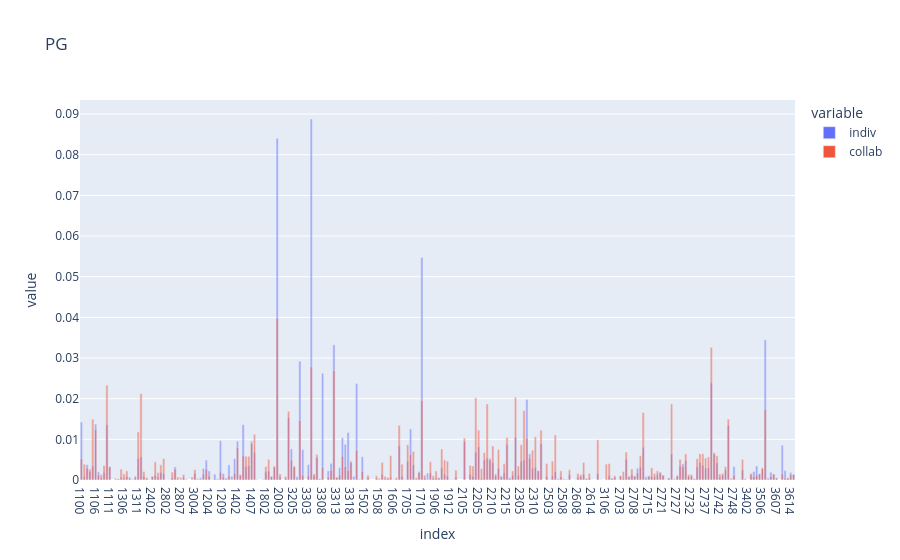

The cell this chart's notebook holds for it:
### Code cell
country = "PG"
df_profile_country = pd.concat([
    df_prob_indiv_roll.loc[country].to_frame("indiv"), df_prob_collab_roll.loc[country].to_frame("collab")
]).loc[sf_ordered]
px.bar(df_profile_country, x=df_profile_country.index, y=["indiv", "collab"], barmode="overlay", title=country)

### Figure 1 — Plotly figure (JSON) as saved in the notebook; plotly's stock layout.template omitted (floating-point values rounded to 4 significant figures; data arrays with more than 128 entries replaced by an {"elided": "..."} marker saying what was removed)
{"data": [{"hovertemplate": "variable=indiv<br>index=%{x}<br>value=%{y}<extra></extra>", "legendgroup": "indiv", "marker": {"color": "#636efa", "opacity": 0.5, "pattern": {"shape": ""}}, "name": "indiv", "orientation": "v", "showlegend": true, "textposition": "auto", "type": "bar", "x": {"elided": "504 str values"}, "xaxis": "x", "y": {"elided": "504 float values"}, "yaxis": "y"}, {"hovertemplate": "variable=collab<br>index=%{x}<br>value=%{y}<extra></extra>", "legendgroup": "collab", "marker": {"color": "#EF553B", "opacity": 0.5, "pattern": {"shape": ""}}, "name": "collab", "orientation": "v", "showlegend": true, "textposition": "auto", "type": "bar", "x": {"elided": "504 str values"}, "xaxis": "x", "y": {"elided": "504 float values"}, "yaxis": "y"}], "layout": {"barmode": "overlay", "legend": {"title": {"text": "variable"}, "tracegroupgap": 0}, "title": {"text": "PG"}, "xaxis": {"anchor": "y", "domain": [0, 1], "title": {"text": "index"}}, "yaxis": {"anchor": "x", "domain": [0, 1], "title": {"text": "value"}}}}
